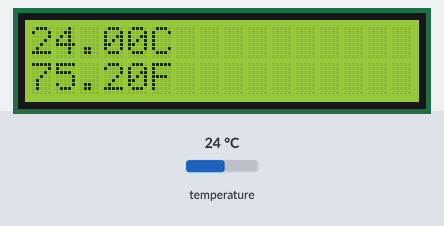
Recording of a sketch running on a simulated ESP32. Parts: 16×2 character LCD. The test bench sets the inputs (shaded band); at power-on: temperature 24 °C. WiFi joins after 1.5 s; servers stay silent unless stated; no MQTT or app messages arrive unless stated; what the sketch prints to the serial monitor is not drawn.

Above: at 4.0 s.
4.1 s: temperature set to 12 °C
At 7.8 s:
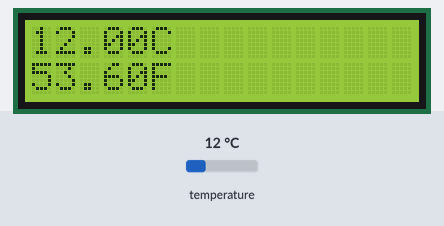
8.7 s: temperature set to 19 °C
At 11.6 s:
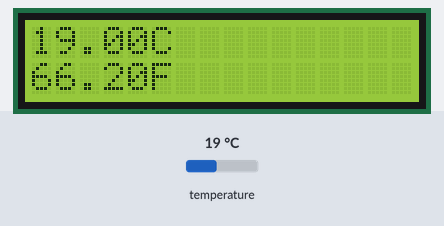
14.9 s: temperature set to 28 °C
At 19.2 s:
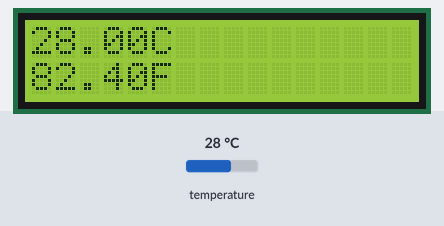
Timing chart, 0 to 20.7 s (numbered marks = the images above; inputs shaded):
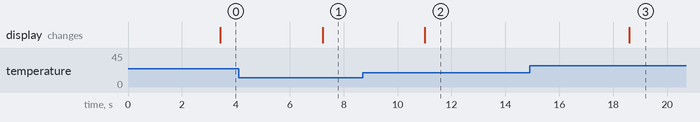

Measured:
- after the input at 4.1 s, the display: changes after 3.1 s (image 1)
- after the input at 8.7 s, the display: changes after 2.3 s (image 2)
- after the input at 14.9 s, the display: changes after 3.7 s (image 3)

The sketch:

sketch_may12b.ino
```cpp
#include <OneWire.h>
#include <DallasTemperature.h>
#include <LiquidCrystal_I2C.h>
#include <WiFi.h>
#include <WebServer.h>
#include <WiFi.h>
#include <PubSubClient.h>
#include <ArduinoJson.h>
// WiFi
const char *ssid = "Ehrlich"; // Enter your WiFi name
const char *password = "@SaraSurena13871395";  // Enter WiFi password

// MQTT Broker
const char *mqtt_broker = "broker.emqx.io";
const char *topic = "esp32/test";
const char *mqtt_username = "emqx";
const char *mqtt_password = "public";
const int mqtt_port = 1883;

WiFiClient espClient;
PubSubClient client(espClient);

// set the LCD number of columns and rows
int lcdColumns = 16;
int lcdRows = 2;
// GPIO where the DS18B20 is connected to
const int oneWireBus = 4;

// Setup a oneWire instance to communicate with any OneWire devices
OneWire oneWire(oneWireBus);

// Pass our oneWire reference to Dallas Temperature sensor
DallasTemperature sensors(&oneWire);
LiquidCrystal_I2C lcd(0x27, lcdColumns, lcdRows);


void setup() {
// Start the Serial Monitor
Serial.begin(115200);
 while (!Serial)
    continue;
// Start the DS18B20 sensor
sensors.begin();
  lcd.init();
  // turn on LCD backlight
  lcd.backlight();
   WiFi.begin(ssid, password);
 while (WiFi.status() != WL_CONNECTED) {
     delay(500);
     Serial.println("Connecting to WiFi..");
 }
 Serial.println("Connected to the WiFi network");
 //connecting to a mqtt broker
 client.setServer(mqtt_broker, mqtt_port);
 client.setCallback(callback);
 while (!client.connected()) {
     String client_id = "esp32-client-";
     client_id += String(WiFi.macAddress());
     Serial.printf("The client %s connects to the public mqtt broker\n", client_id.c_str());
     if (client.connect(client_id.c_str(), mqtt_username, mqtt_password)) {
         Serial.println("Public emqx mqtt broker connected");
     } else {
         Serial.print("failed with state ");
         Serial.print(client.state());
         delay(2000);
     }
      }
}

void callback(char *topic, byte *payload, unsigned int length) {
 Serial.print("Message arrived in topic: ");
 Serial.println(topic);
 Serial.print("Message:");
 for (int i = 0; i < length; i++) {
     Serial.print((char) payload[i]);
 }
 Serial.println();
 Serial.println("-----------------------");
}

void loop() {
   client.loop();
  // Allocate the JSON document
  JsonDocument doc;
sensors.requestTemperatures();
char payload[60];
float temperatureC = sensors.getTempCByIndex(0);
float temperatureF = sensors.getTempFByIndex(0);
Serial.print(temperatureC);
Serial.println("C");
Serial.print(temperatureF);
Serial.println("F");
delay(1000);
lcd.setCursor(0, 0);
  // print message
lcd.print(temperatureC);
lcd.print("C");
lcd.setCursor(0,1);
lcd.print(temperatureF);
lcd.println("F");
delay(1000);
//sprintf(payload, "temprature: %f", temperatureC);

  // Add values in the document
 doc["temprature"] = temperatureC ;
 doc["time"] = 1351824120;

  // Generate the minified JSON and send it to the Serial port
 serializeJson(doc, payload);
 serializeJsonPretty(doc, Serial);
 Serial.println();
 client.publish(topic,payload );
 client.print(temperatureC);
 client.subscribe(topic);
 delay(1000);
}
```
